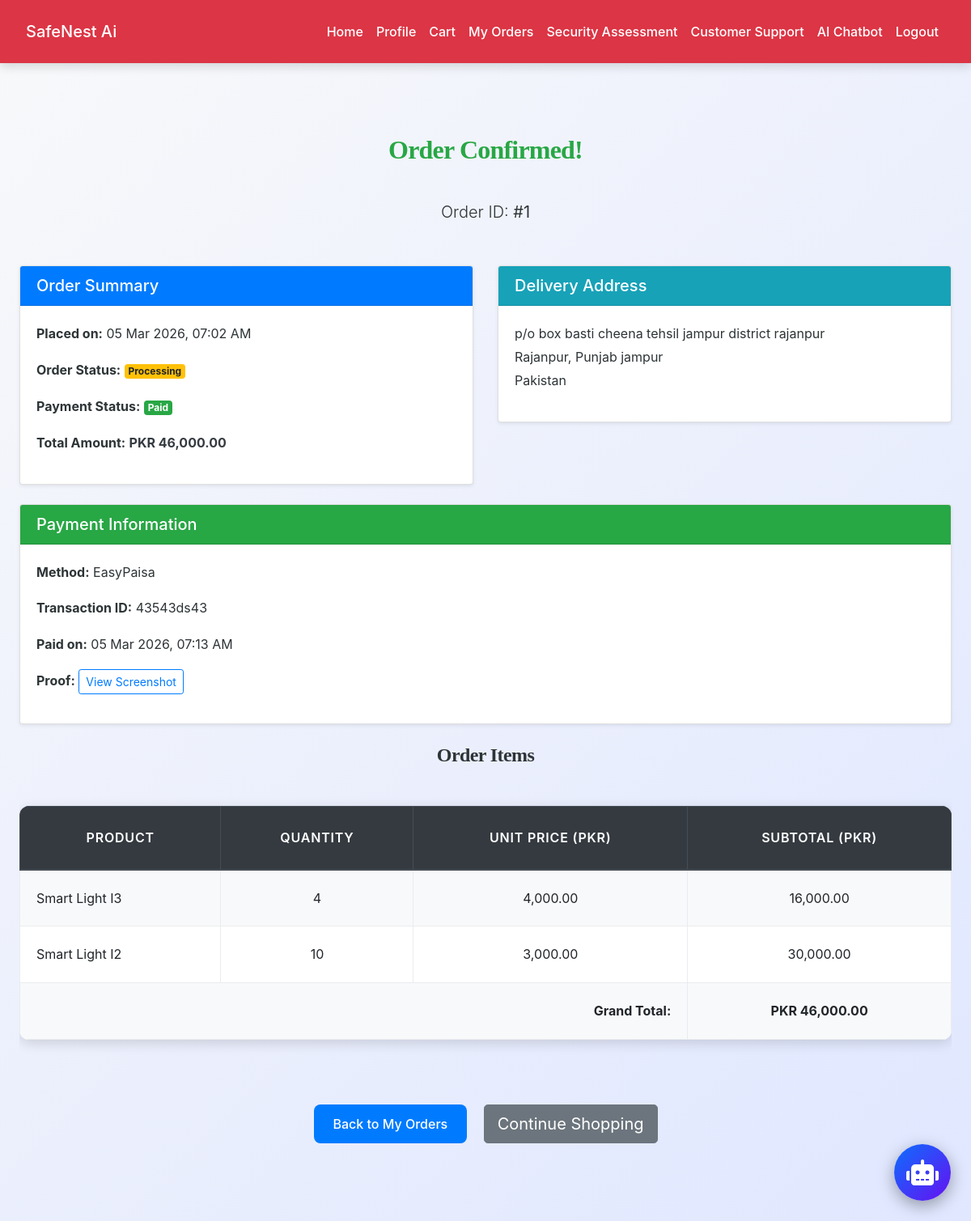
Screenshot of /user/order_success.php?order_id=1 (signed in) with the database file from the repository.
### tables this page shows
CREATE TABLE `orders` (
  `id` int(11) NOT NULL,
  `user_id` int(11) NOT NULL,
  `total_amount` decimal(10,2) NOT NULL,
  `order_status` enum('pending','processing','shipped','delivered','cancelled','returned') DEFAULT 'pending',
  `payment_status` enum('pending','paid','failed','refunded') DEFAULT 'pending',
  `street` varchar(255) DEFAULT NULL,
  `city` varchar(100) DEFAULT NULL,
  `state` varchar(100) DEFAULT NULL,
  `postal_code` varchar(20) DEFAULT NULL,
  `country` varchar(50) DEFAULT NULL,
  `created_at` timestamp NOT NULL DEFAULT current_timestamp()
);

CREATE TABLE `payments` (
  `id` int(11) NOT NULL,
  `order_id` int(11) NOT NULL,
  `payment_method` enum('JazzCash','EasyPaisa','HBL Pay','UBL Omni','Credit Card') NOT NULL,
  `transaction_id` varchar(150) NOT NULL,
  `transaction_image` varchar(255) DEFAULT NULL,
  `payment_date` timestamp NOT NULL DEFAULT current_timestamp()
);

CREATE TABLE `order_items` (
  `id` int(11) NOT NULL,
  `order_id` int(11) NOT NULL,
  `product_id` int(11) NOT NULL,
  `quantity` int(11) NOT NULL,
  `price` decimal(10,2) NOT NULL
);

CREATE TABLE `products` (
  `id` int(11) NOT NULL,
  `name` varchar(200) NOT NULL,
  `description` text DEFAULT NULL,
  `price` decimal(10,2) NOT NULL,
  `category_id` int(11) NOT NULL,
  `stock_quantity` int(11) DEFAULT 0,
  `image` varchar(255) DEFAULT 'uploads/default.png',
  `brand` varchar(100) DEFAULT NULL,
  `features` longtext DEFAULT NULL CHECK (json_valid(`features`)),
  `specifications` longtext DEFAULT NULL CHECK (json_valid(`specifications`)),
  `suitable_home_types` longtext DEFAULT NULL CHECK (json_valid(`suitable_home_types`)),
  `created_at` timestamp NOT NULL DEFAULT current_timestamp()
);

### user/order_success.php (the view, shortened to what this page needs)
<?php
include('config.php');
$user_id = $_SESSION["id"];
$order_id = $_GET['order_id'] ?? null;
$order_id = intval($order_id);
$order_query = "SELECT * FROM orders WHERE id = $order_id AND user_id = $user_id";
$order_res = mysqli_query($conn, $order_query);
$order = mysqli_fetch_assoc($order_res);
$items_query = "SELECT oi.*, p.name, p.image
                FROM order_items oi
                JOIN products p ON oi.product_id = p.id
                WHERE oi.order_id = $order_id";
$order_items_res = mysqli_query($conn, $items_query);
$order_items = [];
while ($item = mysqli_fetch_assoc($order_items_res)) {
    $order_items[] = $item;
}
$payment = null;
if ($order['payment_status'] !== 'pending') {
    $payment_query = "SELECT * FROM payments WHERE order_id = $order_id LIMIT 1";
    $payment_res = mysqli_query($conn, $payment_query);
    if (mysqli_num_rows($payment_res) > 0) {
        $payment = mysqli_fetch_assoc($payment_res);
    }
}
?>
<!DOCTYPE html>
<html lang="en">
<head>
    <link rel="stylesheet" href="https://cdn.jsdelivr.net/npm/bootstrap@4.6.2/dist/css/bootstrap.min.css">
    <link rel="stylesheet" href="../css/style.css">
</head>
<body>
    <?php include('navbar.php'); ?>
    <div class="container py-5">
        <div class="text-center mb-5">
            <h2 class="text-success">
                <?php if ($order['order_status'] == 'pending' && $order['payment_status'] == 'pending'): ?>
                    Order Placed – Ready for Payment!
                <?php else: ?>
                    Order Confirmed!
                <?php endif; ?>
            </h2>
            <p class="lead">Order ID: <strong>#<?= $order['id'] ?></strong></p>
        </div>
        <div class="row">
            <div class="col-lg-6 mb-4">
                <div class="card shadow-sm">
                    <div class="card-header bg-primary text-white">
                        <h5 class="mb-0">Order Summary</h5>
                    </div>
                    <div class="card-body">
                        <p><strong>Placed on:</strong> <?= date('d M Y, h:i A', strtotime($order['created_at'])) ?></p>
                        <p><strong>Order Status:</strong>
                            <span class="badge badge-<?=
                                $order['order_status'] == 'delivered' ? 'success' :
                                ($order['order_status'] == 'cancelled' || $order['order_status'] == 'returned' ? 'danger' :
                                ($order['order_status'] == 'shipped' ? 'info' : 'warning'))
                            ?>">
                                <?= ucfirst($order['order_status']) ?>
                            </span>
                        </p>
                        <p><strong>Payment Status:</strong>
                            <span class="badge badge-<?=
                                $order['payment_status'] == 'paid' ? 'success' :
                                ($order['payment_status'] == 'failed' || $order['payment_status'] == 'refunded' ? 'danger' : 'warning')
                            ?>">
                                <?= ucfirst($order['payment_status']) ?>
                            </span>
                        </p>
                        <p><strong>Total Amount:</strong> <strong class="text-dark">PKR <?= number_format($order['total_amount'], 2) ?></strong></p>
                    </div>
                </div>
            </div>
            <div class="col-lg-6 mb-4">
                <div class="card shadow-sm">
                    <div class="card-header bg-info text-white">
                        <h5 class="mb-0">Delivery Address</h5>
                    </div>
                    <div class="card-body">
                        <address>
                            <?= htmlspecialchars($order['street']) ?><br>
                            <?= htmlspecialchars($order['city']) ?>, <?= htmlspecialchars($order['state']) ?> <?= htmlspecialchars($order['postal_code']) ?><br>
                            <?= htmlspecialchars($order['country']) ?>
                        </address>
                    </div>
                </div>
            </div>
        </div>
        <?php if ($payment): ?>
            <div class="card shadow-sm mb-4">
                <div class="card-header bg-success text-white">
                    <h5 class="mb-0">Payment Information</h5>
                </div>
                <div class="card-body">
                    <p><strong>Method:</strong> <?= htmlspecialchars($payment['payment_method']) ?></p>
                    <p><strong>Transaction ID:</strong> <?= htmlspecialchars($payment['transaction_id']) ?></p>
                    <p><strong>Paid on:</strong> <?= date('d M Y, h:i A', strtotime($payment['payment_date'])) ?></p>
                    <?php if ($payment['transaction_image']): ?>
                        <p><strong>Proof:</strong>
                            <a href="../<?= htmlspecialchars($payment['transaction_image']) ?>" target="_blank" class="btn btn-sm btn-outline-primary">
                                View Screenshot
                            </a>
                        </p>
                    <?php endif; ?>
                </div>
            </div>
        <?php elseif ($order['payment_status'] == 'pending'): ?>
            <div class="alert alert-warning text-center mb-4">
                <strong>Payment Pending!</strong> Please complete payment from your <a href="view_orders.php" class="alert-link">Orders page</a>.
            </div>
        <?php endif; ?>
        <h4 class="mt-4 mb-3">Order Items</h4>
        <div class="table-responsive">
            <table class="table table-bordered table-hover text-center">
                <thead class="thead-dark">
                    <tr>
                        <th>Product</th>
                        <th>Quantity</th>
                        <th>Unit Price (PKR)</th>
                        <th>Subtotal (PKR)</th>
                    </tr>
                </thead>
                <tbody>
                    <?php
                    $grand_total = 0;
                    foreach ($order_items as $item):
                        $subtotal = $item['quantity'] * $item['price'];
                        $grand_total += $subtotal;
                    ?>
                        <tr>
                            <td class="text-left">
                                <?= htmlspecialchars($item['name']) ?>
                            </td>
                            <td><?= $item['quantity'] ?></td>
                            <td><?= number_format($item['price'], 2) ?></td>
                            <td><?= number_format($subtotal, 2) ?></td>
                        </tr>
                    <?php endforeach; ?>
                    <tr class="font-weight-bold">
                        <td colspan="3" class="text-right">Grand Total:</td>
                        <td>PKR <?= number_format($grand_total, 2) ?></td>
                    </tr>
                </tbody>
            </table>
        </div>
        <div class="text-center mt-5">
            <a href="view_orders.php" class="btn btn-primary btn-lg">Back to My Orders</a>
            <a href="dashboard.php" class="btn btn-secondary btn-lg ml-3">Continue Shopping</a>
        </div>
    </div>
</body>
</html>

### css/style.css (style rules this page uses)
:root { --primary: #007bff; --secondary: #6c757d; --success: #28a745; --info: #17a2b8; --warning: #ffc107; --danger: #dc3545; --light: #f8f9fa; --dark: #2d3436; --accent: #ff6f61; --highlight: #6f42c1; --shadow: rgba(0, 0, 0, 0.15); --transition: all 0.3s ease-in-out; }
body { font-family: 'Inter', 'Segoe UI', Tahoma, Geneva, Verdana, sans-serif; background: linear-gradient(135deg, var(--light) 0%, #e0e7ff 100%); color: var(--dark); line-height: 1.8; margin: 0; padding: 0; min-height: 100vh; font-size: 16px; }
h1, h2, h3, h4 { text-align: center; margin: 2.5rem 0; font-family: 'Georgia', 'Times New Roman', serif; color: var(--dark); font-weight: 700; letter-spacing: -0.025em; }
h2 { font-size: 2rem; }
h4 { font-size: 1.5rem; }
.container { max-width: 1200px; margin: 0 auto 3rem; padding: 0 1.5rem; }
.table { width: 100%; border-collapse: collapse; margin: 2rem 0; font-size: 1rem; background-color: #ffffff; border-radius: 12px; overflow: hidden; box-shadow: 0 4px 16px var(--shadow); transition: var(--transition); }
.table th, .table td { padding: 1.25rem; border: 1px solid #e9ecef; text-align: center; vertical-align: middle; }
.table thead th { background-color: rgb(0, 0, 0); color: white; font-weight: 600; text-transform: uppercase; letter-spacing: 0.05em; padding: 1.5rem; }
.table tbody tr { transition: var(--transition); }
.table tbody tr:nth-child(odd) { background-color: var(--light); }
.btn-primary { background-color: var(--primary); color: #fff; border: none; border-radius: 8px; padding: 0.75rem 1.5rem; font-size: 1rem; font-weight: 500; cursor: pointer; transition: var(--transition); display: inline-flex; align-items: center; justify-content: center; }
a { color: var(--primary); text-decoration: none; font-weight: 500; transition: var(--transition); }

### rows the page displays
orders: id "1", created_at "05 Mar 2026, 07:02 AM", order_status "Processing", payment_status "Paid", total_amount "46,000.00", street "p/o box basti cheena tehsil jampur district rajanpur", city "Rajanpur", state "Punjab", postal_code "jampur", country "Pakistan"
payments: payment_method "EasyPaisa", transaction "43543ds43", payment_date "05 Mar 2026, 07:13 AM"
order_items: product.name "Smart Light I3", quantity "4", price "4,000.00", subtotal "16,000.00"
order_items: product.name "Smart Light I2", quantity "10", price "3,000.00", subtotal "30,000.00"

### other values shown
$grand_total "46,000.00"
